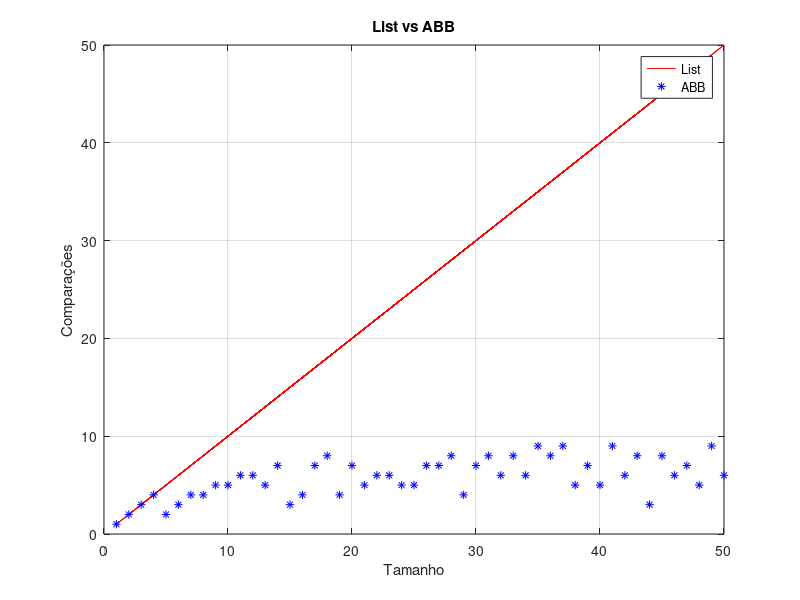

Write MATLAB code to recreate this figure.
%list
arquivo1 = fopen('comparisons_list.txt');
arquivo2 = fopen('comparisons_bst.txt');

V1 = fscanf(arquivo1,'%d %d',[2 Inf]);
V2 = fscanf(arquivo2,'%d %d',[2 Inf]);
fclose(arquivo1);
fclose(arquivo2);

c1 = size(V1,2);

for i=1:1:c1
    x1(i) = V1(1,i);
end

for i=1:1:c1
    y1(i) = V1(2,i);
end

%abb
c2 = size(V2,2);

for i=1:1:c2
    x2(i) = V2(1,i);
end

for i=1:1:c2
    y2(i) = V2(2,i);
end

%graph
figure;
plot(x1,y1,'r-',x2,y2,'b *')
grid on;
xlim([0 inf]);
ylim([0 inf]);
xlabel('Tamanho');
ylabel('Comparações');
legend('List','ABB');
title('List vs ABB');